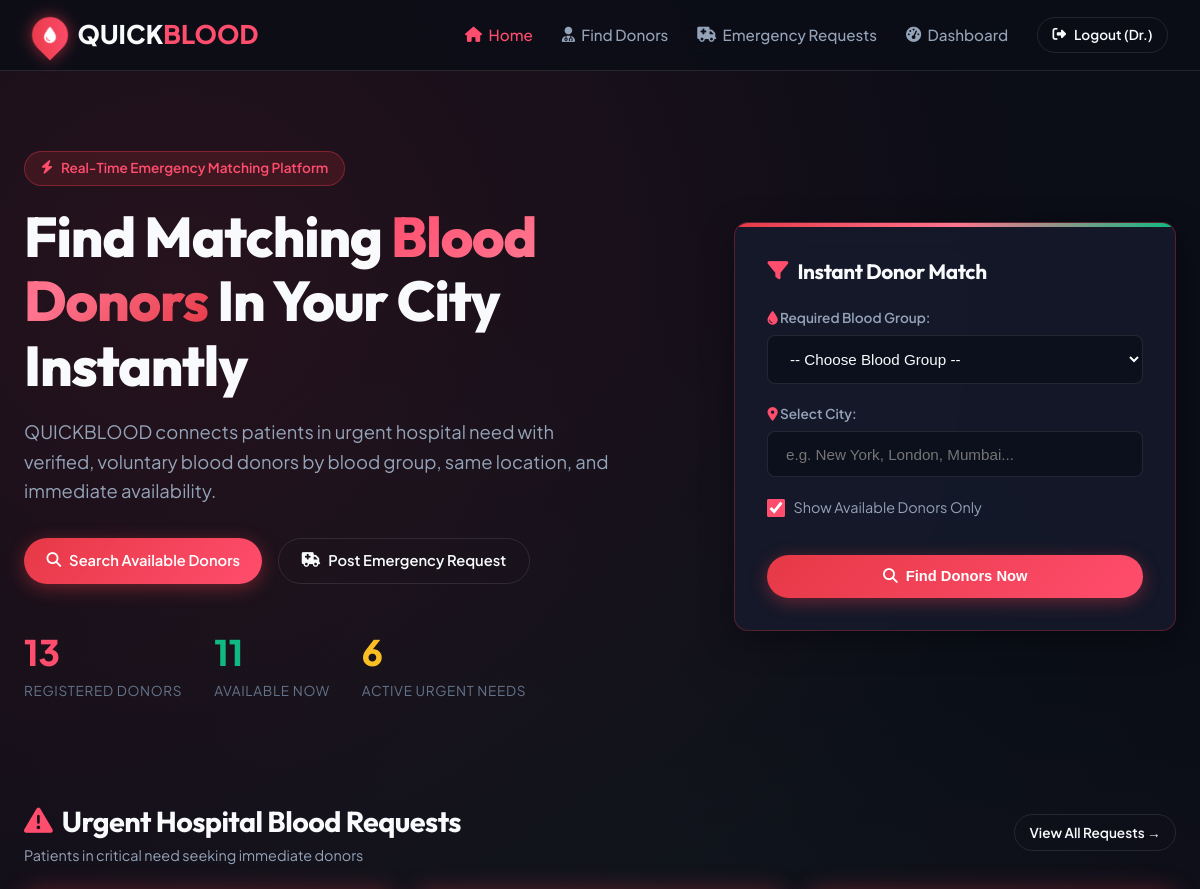
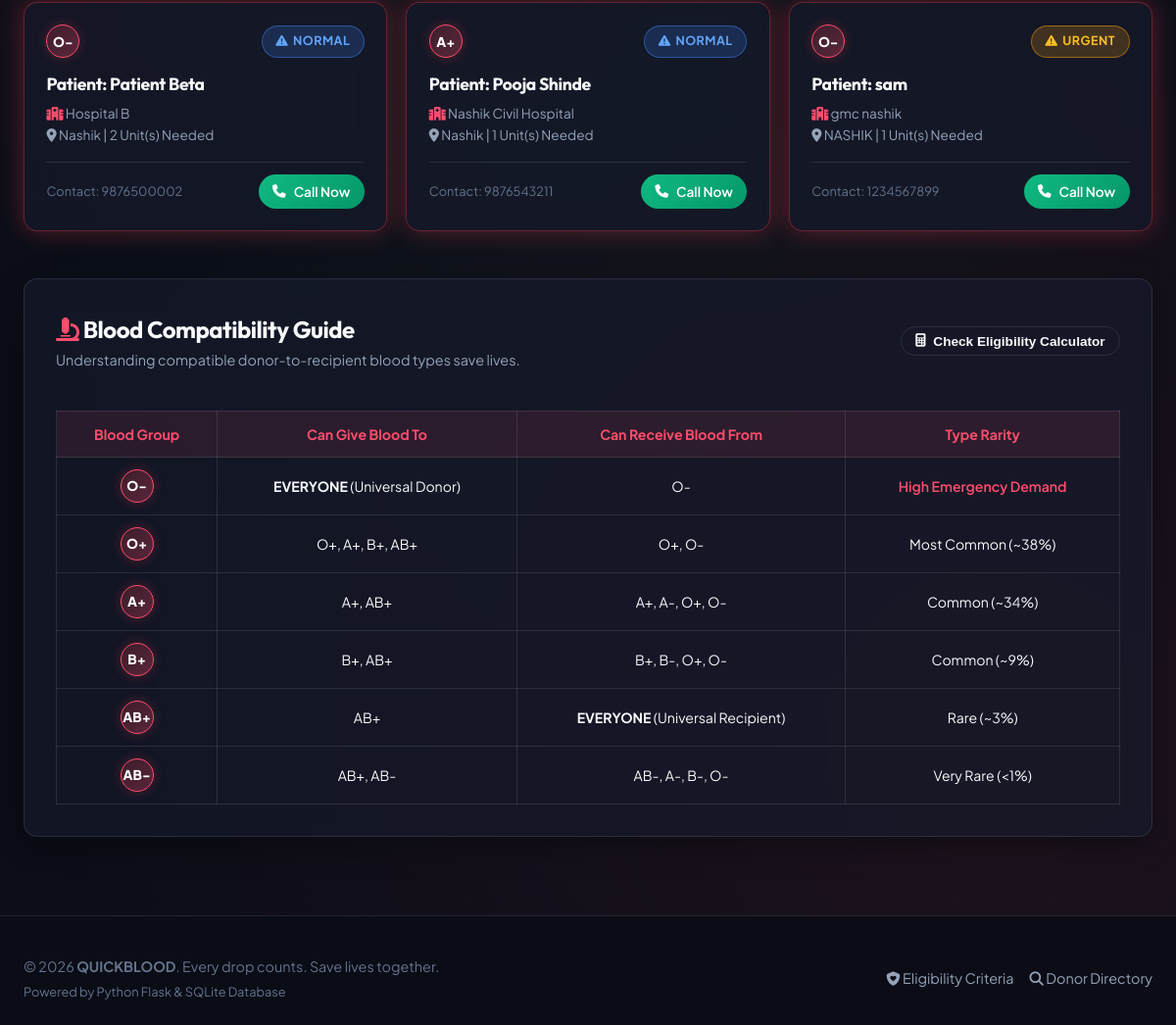
The page / (signed in) on the database its author committed (2 pictures, top to bottom).
### app.py (models this page shows, shortened)
class User(db.Model):
    __tablename__ = 'users'
    id = db.Column(db.Integer, primary_key=True)
    name = db.Column(db.String(100), nullable=False)
    email = db.Column(db.String(120), unique=True, nullable=False)
    password_hash = db.Column(db.String(256), nullable=False)
    phone = db.Column(db.String(20), nullable=False)
    role = db.Column(db.String(20), nullable=False, default='Donor') # 'Donor', 'Receiver', 'Both'
    created_at = db.Column(db.DateTime, default=datetime.utcnow)
    donor_profile = db.relationship('DonorProfile', backref='user', uselist=False, cascade="all, delete-orphan")
    requests = db.relationship('BloodRequest', backref='requester', lazy=True, foreign_keys='BloodRequest.user_id')
    assigned_donations = db.relationship('BloodRequest', backref='assigned_donor', lazy=True, foreign_keys='BloodRequest.donor_id')
    donation_history = db.relationship('DonationRecord', backref='donor', lazy=True, foreign_keys='DonationRecord.donor_id', order_by='DonationRecord.donation_date.desc()')

class BloodRequest(db.Model):
    __tablename__ = 'blood_requests'
    id = db.Column(db.Integer, primary_key=True)
    user_id = db.Column(db.Integer, db.ForeignKey('users.id'), nullable=False) # Requester
    donor_id = db.Column(db.Integer, db.ForeignKey('users.id'), nullable=True) # Assigned Donor
    patient_name = db.Column(db.String(100), nullable=False)
    blood_group = db.Column(db.String(5), nullable=False)
    hospital_name = db.Column(db.String(150), nullable=False)
    city = db.Column(db.String(100), nullable=False)
    units_needed = db.Column(db.Integer, default=1)
    urgency = db.Column(db.String(20), default='Normal') # 'Normal', 'Urgent', 'Critical Emergency'
    contact_phone = db.Column(db.String(20), nullable=False)
    status = db.Column(db.String(30), default='Pending') # 'Pending', 'Accepted', 'Donation in Progress', 'Fulfilled', 'Cancelled', 'Rejected'
    donor_completed = db.Column(db.Boolean, default=False)
    donor_completed_at = db.Column(db.DateTime, nullable=True)
    accepted_at = db.Column(db.DateTime, nullable=True)
    fulfilled_at = db.Column(db.DateTime, nullable=True)
    cancelled_at = db.Column(db.DateTime, nullable=True)
    rejection_reason = db.Column(db.String(255), nullable=True)
    created_at = db.Column(db.DateTime, default=datetime.utcnow)
    donation_records = db.relationship('DonationRecord', backref='blood_request', lazy=True)

### app.py (the view)
@app.route('/')
def index():
    total_donors = DonorProfile.query.count()
    available_donors = DonorProfile.query.filter_by(is_available=True).count()
    active_requests = BloodRequest.query.filter(BloodRequest.status.in_(['Pending', 'Accepted', 'Donation in Progress'])).count()
    critical_requests = BloodRequest.query.filter(
        BloodRequest.status.in_(['Pending', 'Accepted'])
    ).order_by(BloodRequest.created_at.desc()).limit(3).all()
    cities = [c[0] for c in db.session.query(DonorProfile.city).distinct().order_by(DonorProfile.city).all()]
    return render_template(
        'index.html',
        total_donors=total_donors,
        available_donors=available_donors,
        active_requests=active_requests,
        critical_requests=critical_requests,
        cities=cities
    )

### app.py (called while the page is built)
@app.context_processor
def inject_current_user():
    user = None
    if 'user_id' in session:
        user = User.query.get(session['user_id'])
    return dict(current_user=user)

### templates/index.html (shortened to what this page needs)
{% extends 'base.html' %}
{% block content %}
<div class="hero-container">
    <div>
        <div style="display:inline-flex; align-items:center; gap:0.5rem; background:rgba(230,57,70,0.15); border:1px solid rgba(230,57,70,0.4); padding:0.35rem 1rem; border-radius:99px; font-size:0.85rem; color:var(--accent-red); margin-bottom:1.2rem; font-weight:600;">
            <i class="fas fa-bolt"></i> Real-Time Emergency Matching Platform
        </div>
        <h1 class="hero-title">
            Find Matching <span>Blood Donors</span> In Your City Instantly
        </h1>
        <p class="hero-subtitle">
            QUICKBLOOD connects patients in urgent hospital need with verified, voluntary blood donors by blood group, same location, and immediate availability.
        </p>
        <div style="display:flex; gap:1rem; flex-wrap:wrap;">
            <a href="{{ url_for('donors') }}" class="btn btn-primary">
                <i class="fas fa-magnifying-glass"></i> Search Available Donors
            </a>
            <a href="{{ url_for('requests_feed') }}" class="btn btn-outline">
                <i class="fas fa-truck-medical"></i> Post Emergency Request
            </a>
        </div>
        <div class="hero-stats-row">
            <div class="stat-item">
                <span class="stat-number">{{ total_donors }}</span>
                <span class="stat-label">Registered Donors</span>
            </div>
            <div class="stat-item">
                <span class="stat-number" style="color:var(--accent-emerald);">{{ available_donors }}</span>
                <span class="stat-label">Available Now</span>
            </div>
            <div class="stat-item">
                <span class="stat-number" style="color:#FBBF24;">{{ active_requests }}</span>
                <span class="stat-label">Active Urgent Needs</span>
            </div>
        </div>
    </div>
    <div class="glass-card search-card">
        <h3 style="margin-bottom:1.2rem; font-size:1.3rem; display:flex; align-items:center; gap:0.6rem;">
            <i class="fas fa-filter" style="color:var(--accent-red);"></i> Instant Donor Match
        </h3>
        <form action="{{ url_for('donors') }}" method="GET">
            <div class="form-group">
                <label class="form-label"><i class="fas fa-droplet" style="color:var(--accent-red);"></i> Required Blood Group:</label>
                <select name="blood_group" class="form-control" required>
                    <option value="">-- Choose Blood Group --</option>
                </select>
            </div>
            <div class="form-group">
                <label class="form-label"><i class="fas fa-location-dot" style="color:var(--accent-red);"></i> Select City:</label>
                <input type="text" name="city" class="form-control" placeholder="e.g. New York, London, Mumbai..." list="city-options" required>
            </div>
            <div class="form-group" style="display:flex; align-items:center; gap:0.5rem; margin-top:0.5rem;">
                <input type="checkbox" id="avail_only" name="available_only" value="1" checked style="accent-color:var(--accent-red); width:18px; height:18px;">
                <label for="avail_only" style="font-size:0.9rem; color:var(--text-secondary); cursor:pointer;">
                    Show Available Donors Only
                </label>
            </div>
            <button type="submit" class="btn btn-primary" style="width:100%; margin-top:1rem; padding:0.85rem;">
                <i class="fas fa-search"></i> Find Donors Now
            </button>
        </form>
    </div>
</div>
{% if critical_requests %}
<div style="margin:3rem 0;">
    <div style="display:flex; justify-content:space-between; align-items:center; margin-bottom:1.5rem;">
        <div>
            <h2 style="font-size:1.8rem; display:flex; align-items:center; gap:0.6rem;">
                <i class="fas fa-triangle-exclamation" style="color:var(--accent-red);"></i> Urgent Hospital Blood Requests
            </h2>
            <p style="color:var(--text-secondary); font-size:0.9rem;">Patients in critical need seeking immediate donors</p>
        </div>
        <a href="{{ url_for('requests_feed') }}" class="btn btn-outline btn-sm">View All Requests &rarr;</a>
    </div>
    <div style="display:grid; grid-template-columns: repeat(auto-fit, minmax(320px, 1fr)); gap:1.2rem;">
        {% for req in critical_requests %}
            <div class="glass-card glass-card-glow" style="padding:1.4rem;">
                <div style="display:flex; justify-content:space-between; align-items:center; margin-bottom:0.8rem;">
                    <span class="blood-pill blood-pill-sm">{{ req.blood_group }}</span>
                    <span class="urgency-badge urgency-{% if 'Critical' in req.urgency %}critical{% elif 'Urgent' in req.urgency %}urgent{% else %}normal{% endif %}">
                        <i class="fas fa-triangle-exclamation"></i> {{ req.urgency }}
                    </span>
                </div>
                <h4 style="font-size:1.1rem; margin-bottom:0.3rem;">Patient: {{ req.patient_name }}</h4>
                <p style="font-size:0.85rem; color:var(--text-secondary);"><i class="fas fa-hospital" style="color:var(--accent-red);"></i> {{ req.hospital_name }}</p>
                <p style="font-size:0.85rem; color:var(--text-secondary);"><i class="fas fa-location-dot"></i> {{ req.city }} | {{ req.units_needed }} Unit(s) Needed</p>
                <div style="margin-top:1rem; padding-top:0.8rem; border-top:1px solid var(--border-glass); display:flex; justify-content:space-between; align-items:center;">
                    <span style="font-size:0.8rem; color:var(--text-muted);">Contact: {{ req.contact_phone }}</span>
                    <a href="tel:{{ req.contact_phone }}" class="btn btn-success btn-sm"><i class="fas fa-phone"></i> Call Now</a>
                </div>
            </div>
        {% endfor %}
    </div>
</div>
{% endif %}
<div class="glass-card" style="padding:2rem; margin:3rem 0;">
    <div style="display:flex; align-items:center; justify-content:space-between; flex-wrap:wrap; gap:1rem; margin-bottom:1.5rem;">
        <div>
            <h3 style="font-size:1.5rem;"><i class="fas fa-microscope" style="color:var(--accent-red);"></i> Blood Compatibility Guide</h3>
            <p style="color:var(--text-secondary); font-size:0.9rem;">Understanding compatible donor-to-recipient blood types save lives.</p>
        </div>
        <button class="btn btn-outline btn-sm" data-modal-target="eligibility-modal">
            <i class="fas fa-calculator"></i> Check Eligibility Calculator
        </button>
    </div>
    <div style="overflow-x:auto;">
        <table class="compat-matrix">
            <thead>
                <tr>
                    <th>Blood Group</th>
                    <th>Can Give Blood To</th>
                    <th>Can Receive Blood From</th>
                    <th>Type Rarity</th>
                </tr>
            </thead>
            <tbody>
                <tr>
                    <td><span class="blood-pill blood-pill-sm">O-</span></td>
                    <td><strong>EVERYONE</strong> (Universal Donor)</td>
                    <td>O-</td>
                    <td><span style="color:#FF4D6D; font-weight:600;">High Emergency Demand</span></td>
                </tr>
                <tr>
                    <td><span class="blood-pill blood-pill-sm">O+</span></td>
                    <td>O+, A+, B+, AB+</td>
                    <td>O+, O-</td>
                    <td>Most Common (~38%)</td>
                </tr>
                <tr>
                    <td><span class="blood-pill blood-pill-sm">A+</span></td>
                    <td>A+, AB+</td>
                    <td>A+, A-, O+, O-</td>
                    <td>Common (~34%)</td>
                </tr>
                <tr>
                    <td><span class="blood-pill blood-pill-sm">B+</span></td>
                    <td>B+, AB+</td>
                    <td>B+, B-, O+, O-</td>
                    <td>Common (~9%)</td>
                </tr>
                <tr>
                    <td><span class="blood-pill blood-pill-sm">AB+</span></td>
                    <td>AB+</td>
                    <td><strong>EVERYONE</strong> (Universal Recipient)</td>
                    <td>Rare (~3%)</td>
                </tr>
                <tr>
                    <td><span class="blood-pill blood-pill-sm">AB-</span></td>
                    <td>AB+, AB-</td>
                    <td>AB-, A-, B-, O-</td>
                    <td>Very Rare (&lt;1%)</td>
                </tr>
            </tbody>
        </table>
    </div>
</div>
{% endblock %}

### templates/base.html (shortened to what this page needs)
<!DOCTYPE html>
<html lang="en">
<head>
    <link rel="stylesheet" href="https://cdnjs.cloudflare.com/ajax/libs/font-awesome/6.4.0/css/all.min.css">
    <link rel="stylesheet" href="{{ url_for('static', filename='css/styles.css') }}">
</head>
<body>
    <nav class="navbar">
        <div class="nav-container">
            <a href="{{ url_for('index') }}" class="brand-logo">
                <div class="brand-drop-icon">
                    <i class="fas fa-droplet"></i>
                </div>
                <span>QUICK<span style="color: var(--accent-red);">BLOOD</span></span>
            </a>
            <ul class="nav-links">
                <li>
                    <a href="{{ url_for('index') }}" class="nav-link {% if request.endpoint == 'index' %}active{% endif %}">
                        <i class="fas fa-house"></i> Home
                    </a>
                </li>
                <li>
                    <a href="{{ url_for('donors') }}" class="nav-link {% if request.endpoint == 'donors' %}active{% endif %}">
                        <i class="fas fa-user-doctor"></i> Find Donors
                    </a>
                </li>
                <li>
                    <a href="{{ url_for('requests_feed') }}" class="nav-link {% if request.endpoint == 'requests_feed' %}active{% endif %}">
                        <i class="fas fa-truck-medical"></i> Emergency Requests
                    </a>
                </li>
                {% if current_user %}
                    <li>
                        <a href="{{ url_for('dashboard') }}" class="nav-link {% if request.endpoint == 'dashboard' %}active{% endif %}">
                            <i class="fas fa-gauge-high"></i> Dashboard
                        </a>
                    </li>
                    <li>
                        <a href="{{ url_for('logout') }}" class="btn btn-outline btn-sm">
                            <i class="fas fa-right-from-bracket"></i> Logout ({{ current_user.name.split(' ')[0] }})
                        </a>
                    </li>
                {% endif %}
            </ul>
        </div>
    </nav>
    <main class="main-wrapper">
        {% block content %}{% endblock %}
    </main>
    <footer class="footer">
        <div class="footer-content">
            <div>
                <p>&copy; 2026 <strong>QUICKBLOOD</strong>. Every drop counts. Save lives together.</p>
                <p style="font-size:0.8rem; color: var(--text-muted); margin-top:0.2rem;">Powered by Python Flask & SQLite Database</p>
            </div>
            <div style="display:flex; gap:1rem;">
                <a href="#" data-modal-target="eligibility-modal" style="color:var(--text-secondary);"><i class="fas fa-shield-heart"></i> Eligibility Criteria</a>
                <a href="{{ url_for('donors') }}" style="color:var(--text-secondary);"><i class="fas fa-search"></i> Donor Directory</a>
            </div>
        </div>
    </footer>
</body>
</html>

### rows shown on the page
User: name "Dr."
BloodRequest: blood_group "O-", urgency "NORMAL", patient_name "Patient Beta", hospital_name "Hospital B", city "Nashik", units_needed "2", contact_phone "9876500002"
BloodRequest: blood_group "A+", urgency "NORMAL", patient_name "Pooja Shinde", hospital_name "Nashik Civil Hospital", city "Nashik", units_needed "1", contact_phone "9876543211"
BloodRequest: blood_group "O-", urgency "URGENT", patient_name "sam", hospital_name "gmc nashik", city "NASHIK", units_needed "1", contact_phone "1234567899"

### other values the page prints
{{ total_donors }} "13"
{{ available_donors }} "11"
{{ active_requests }} "6"
